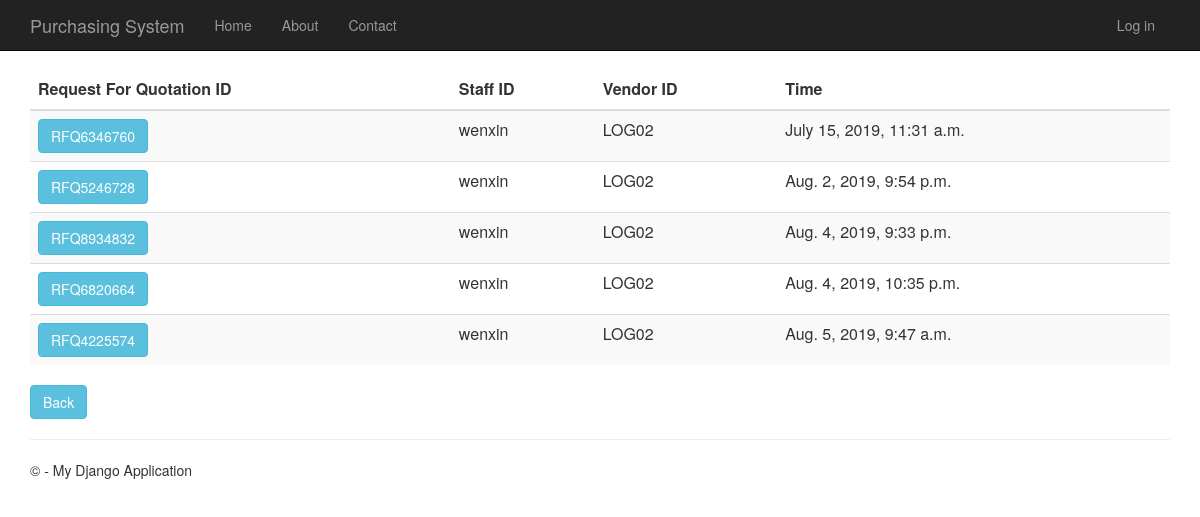
Page /requestforquotationhistory on the committed database.
### RequestForQuotation/models.py (models this page shows, shortened)
class RequestForQuotation(models.Model):
    request_for_quotation_id = models.CharField(primary_key=True, max_length=10)
    time_created = models.DateTimeField()
    description = models.TextField(null=True,default=None, blank=True)
    total_price = models.DecimalField(max_digits=10, decimal_places=2, default=Decimal('0.00'))
    person_id = models.ForeignKey(Person, on_delete = models.CASCADE)
    vendor_id = models.ForeignKey(Vendor, on_delete = models.CASCADE)
    purchase_requisition_id = models.ForeignKey(PurchaseRequisition, on_delete = models.CASCADE)

### app/models.py (models this page shows, shortened)
class Person(models.Model):
    user_id = models.OneToOneField(User)
    person_id = models.CharField(primary_key=True, max_length=10)
    person_name = models.TextField()
    person_address = models.TextField()
    person_phone_number = models.TextField()
    person_role = models.TextField(default = 'MANAGER')

class Vendor(models.Model):
    vendor_id = models.CharField(primary_key=True, max_length=10)
    vendor_name = models.TextField()
    vendor_phone_number = models.TextField()
    vendor_address = models.TextField()
    vendor_email = models.TextField()
    def __str__(self):
        return str(self.vendor_id)

### RequestForQuotation/views.py (the view)
# urls.py: url(r'^requestforquotationhistory', RequestForQuotation.views.requestforquotationhistory, name="request_of_quotation_history"),
def requestforquotationhistory(request):
    request_for_quotations = RequestForQuotation.objects.all()
    context = {
            'title':'Request For Quotation History',
            'rows':request_for_quotations
        }
    return render(request,'RequestForQuotation/requestforquotationhistory.html',context)

### RequestForQuotation/templates/RequestForQuotation/requestforquotationhistory.html
﻿{% extends "app/layout.html" %}
{% block content %}
<div class="purchaseorderhistory margintop">
    <form action="requestofquotationhistorydetails" method="GET">
        <table class="table table-striped margintop">
          <thead>
            <tr>
              <th scope="col">Request For Quotation ID</th>
              <th scope="col">Staff ID</th>
              <th scope="col">Vendor ID</th>
              <th scope="col">Time</th>
            </tr>
          </thead>
          <tbody>
              {% for r in rows %}
            <tr>
                 <td><button type="submit" name="roq_id" value="{{r.request_for_quotation_id}}" class="btn btn-info" >{{r.request_for_quotation_id}}</button></td>
                 <td>{{r.person_id.person_id}}</td>
                 <td>{{r.vendor_id}}</td>
                 <td>{{r.time_created}}</td>
            </tr>
              {% endfor %}
          </tbody>
        </table>
    </form>
       <form action="menu">
        <div class="margintop">
            <button type="submit" class="btn btn-info" >Back</button>
        </div>
    </form>
</div>
{% endblock %}

### app/templates/app/layout.html (shortened to what this page needs)
﻿<!DOCTYPE html>
<html>
<head>
    {% load staticfiles %}
    <link rel="stylesheet" type="text/css" href="{% static 'app/content/bootstrap.min.css' %}" />
    <link rel="stylesheet" type="text/css" href="{% static 'app/content/site.css' %}" />
</head>
<body>
    <div class="navbar navbar-inverse navbar-fixed-top">
        <div class="container">
            <div class="navbar-header">
                <a href="/" class="navbar-brand">Purchasing System</a>
            </div>
            <div class="navbar-collapse collapse">
                <ul class="nav navbar-nav">
                    <li><a href="{% url 'home' %}">Home</a></li>
                    <li><a href="{% url 'about' %}">About</a></li>
                    <li><a href="{% url 'contact' %}">Contact</a></li>
                </ul>
                {% include 'app/loginpartial.html' %}
            </div>
        </div>
    </div>
    <div class="container body-content">
{% block content %}{% endblock %}
        <hr/>
        <footer>
            <p>&copy; {{ year }} - My Django Application</p>
        </footer>
    </div>
</body>
</html>

### app/templates/app/loginpartial.html
{% if user.is_authenticated %}
<form id="logoutForm" action="/logout" method="post" class="navbar-right">
    {% csrf_token %}
    <ul class="nav navbar-nav navbar-right">
        <li><span class="navbar-brand">Hello {{ user.username }}!</span></li>
        <li><a href="javascript:document.getElementById('logoutForm').submit()">Log off</a></li>
    </ul>
</form>
{% else %}
<ul class="nav navbar-nav navbar-right">
    <li><a href="{% url 'login' %}">Log in</a></li>
</ul>
{% endif %}

### app/static/app/content/site.css (style rules this page uses)
body { padding-top: 50px; padding-bottom: 20px; }
.body-content { padding-left: 15px; padding-right: 15px; }

### rows in the picture
RequestForQuotation: request_for_quotation_id "RFQ6346760", person_id.person_id "wenxin", vendor_id "LOG02", time_created "July 15, 2019, 11:31 a.m."
RequestForQuotation: request_for_quotation_id "RFQ5246728", person_id.person_id "wenxin", vendor_id "LOG02", time_created "Aug. 2, 2019, 9:54 p.m."
RequestForQuotation: request_for_quotation_id "RFQ8934832", person_id.person_id "wenxin", vendor_id "LOG02", time_created "Aug. 4, 2019, 9:33 p.m."
RequestForQuotation: request_for_quotation_id "RFQ6820664", person_id.person_id "wenxin", vendor_id "LOG02", time_created "Aug. 4, 2019, 10:35 p.m."
RequestForQuotation: request_for_quotation_id "RFQ4225574", person_id.person_id "wenxin", vendor_id "LOG02", time_created "Aug. 5, 2019, 9:47 a.m."
